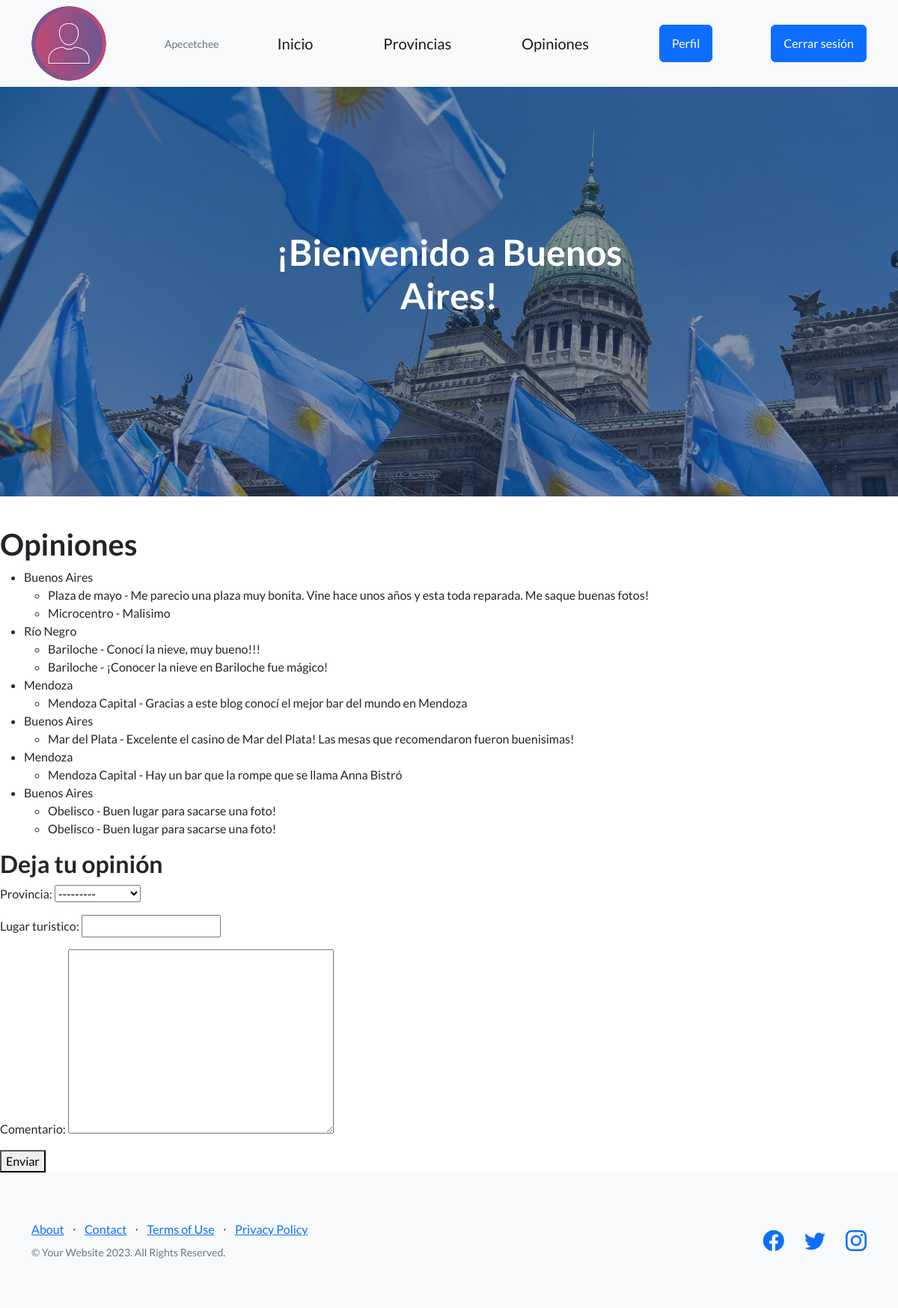
The app's page /app1/opiniones/ (signed in) with its own data.
### app1/models.py (models this page shows, shortened)
class Avatar(models.Model):
    user = models.ForeignKey(User, on_delete=models.CASCADE)
    imagen = models.ImageField(upload_to='avatares/', null=True, blank=True)

class Provincia(models.Model):
    nombre = models.CharField(max_length=100)
    descripcion = models.TextField()
    imagen = models.ImageField(upload_to='provincias/')
    def __str__(self):
        return self.nombre

class Opinion(models.Model):
    provincia = models.ForeignKey(Provincia, on_delete=models.CASCADE)
    lugar_turistico = models.CharField(max_length=100)
    comentario = models.TextField()

### app1/views.py (the view)
# urls.py: path('opiniones/', views.opiniones, name = "opiniones"),
@login_required
def opiniones(request):
    if request.method == 'POST':
        form = OpinionForm(request.POST)
        if form.is_valid():
            provincia_seleccionada = form.cleaned_data['provincia']
            lugar_turistico = form.cleaned_data['lugar_turistico']
            comentario = form.cleaned_data['comentario']
            opinion = Opinion(
                provincia=provincia_seleccionada,
                lugar_turistico=lugar_turistico,
                comentario=comentario
            )
            opinion.save()
            opinions = Opinion.objects.all()  # Fetch all opinions from the database
            return render(request, 'app1/opiniones.html', {'form': form, 'opinion': opinions})
    else:
        form = OpinionForm()
        opinions = Opinion.objects.all()  # Fetch all opinions from the database
    return render(request, 'app1/opiniones.html', {'form': form, 'opinion': opinions})

### app1/forms.py
class OpinionForm(forms.ModelForm):
    class Meta:
        model = Opinion
        fields = ['provincia', 'lugar_turistico', 'comentario']

### app1/templates/app1/opiniones.html (shortened to what this page needs)
{% extends "app1/padre_lugares.html" %}
{% load static %}
{% block contenidoQueCambia %}
<header class="masthead">
    <div class="container position-relative">
        <div class="row justify-content-center">
            <div class="col-xl-6">
                <div class="text-center text-white">
                    <h1 class="mb-5">¡Bienvenido a Buenos Aires!</h1>
                </div>
            </div>
        </div>
    </div>
</header>
<h1>Opiniones</h1>
<ul>
    {% regroup opinion by provincia as opinions_by_provincia %}
    {% for provincia_group in opinions_by_provincia %}
        <li>{{ provincia_group.grouper }}
            <ul>
                {% for opinion_instance in provincia_group.list %}
                    <li>{{ opinion_instance.lugar_turistico }} - {{ opinion_instance.comentario }}</li>
                {% endfor %}
            </ul>
        </li>
    {% endfor %}
</ul>
<h2>Deja tu opinión</h2>
<form method="post">
    {{ form.as_p }}
    <button type="submit">Enviar</button>
</form>
{% endblock %}

### app1/templates/app1/padre_lugares.html (shortened to what this page needs)
<!DOCTYPE html>
<html lang="en">
    <head>
        {% load static %}
        <link href="https://cdn.jsdelivr.net/npm/bootstrap-icons@1.5.0/font/bootstrap-icons.css" rel="stylesheet" type="text/css" />
        <link href="{% static 'app1/css/styles.css' %}" rel="stylesheet" />
    </head>
    <body>
        <nav class="navbar navbar-light bg-light static-top">
            <div class="container">
                {% if request.user.is_authenticated %}
                {% if request.user.avatar_set.first %}
                    <div class="avatar-container">
                        <img src="{{ request.user.avatar_set.first.imagen.url }}" class="avatar-image" />
                    </div>
                {% endif %}
                <p class="text-muted small mb-4 mb-lg-0">{{ request.user.username }}</p>
                {% endif %}
                <a class="navbar-brand" href="{% url 'inicio' %}">Inicio</a>
                <a class="navbar-brand" href="{% url 'provincias' %}">Provincias</a>
                <a class="navbar-brand" href="{% url 'opiniones' %}">Opiniones</a>
                {% if not request.user.is_authenticated %}
                    <a class="btn btn-primary" href="{% url 'registro' %}">Sign Up</a>
                    <a class="btn btn-primary" href="{% url 'login' %}">Log In</a>
                {% else %}
                    <a class="btn btn-primary" href="{% url 'perfil' %}">Perfil</a>
                    <a class="btn btn-primary" href="{% url 'logout' %}">Cerrar sesión</a>
                {% endif %}
            </div>
        </nav>
        {% block contenidoQueCambia %}{% endblock %}
        <footer class="footer bg-light">
            <div class="container">
                <div class="row">
                    <div class="col-lg-6 h-100 text-center text-lg-start my-auto">
                        <ul class="list-inline mb-2">
                            <li class="list-inline-item"><a href="{% url 'about' %}">About</a></li>
                            <li class="list-inline-item">⋅</li>
                            <li class="list-inline-item"><a href="{% url 'no_hay_pagina_aun' %}">Contact</a></li>
                            <li class="list-inline-item">⋅</li>
                            <li class="list-inline-item"><a href="{% url 'no_hay_pagina_aun' %}">Terms of Use</a></li>
                            <li class="list-inline-item">⋅</li>
                            <li class="list-inline-item"><a href="{% url 'no_hay_pagina_aun' %}">Privacy Policy</a></li>
                        </ul>
                        <p class="text-muted small mb-4 mb-lg-0">&copy; Your Website 2023. All Rights Reserved.</p>
                    </div>
                    <div class="col-lg-6 h-100 text-center text-lg-end my-auto">
                        <ul class="list-inline mb-0">
                            <li class="list-inline-item me-4">
                                <a href="{% url 'no_hay_pagina_aun' %}"><i class="bi-facebook fs-3"></i></a>
                            </li>
                            <li class="list-inline-item me-4">
                                <a href="{% url 'no_hay_pagina_aun' %}"><i class="bi-twitter fs-3"></i></a>
                            </li>
                            <li class="list-inline-item">
                                <a href="{% url 'no_hay_pagina_aun' %}"><i class="bi-instagram fs-3"></i></a>
                            </li>
                        </ul>
                    </div>
                </div>
            </div>
        </footer>
    </body>
</html>

### app1/templates/app1/padre_lugares.html (style rules this page uses)
.avatar-container { width: 100px; height: 100px; border-radius: 100%; overflow: hidden; }
.avatar-image { width: 100%; height: 100%; object-fit: cover; }

### records on screen
Provincia: grouper "Buenos Aires"
Opinion: lugar_turistico "Plaza de mayo", comentario "Me parecio una plaza muy bonita. Vine hace unos años y esta toda reparada. Me saque buenas fotos!"
Opinion: lugar_turistico "Microcentro", comentario "Malisimo"
Provincia: grouper "Río Negro"
Opinion: lugar_turistico "Bariloche", comentario "Conocí la nieve, muy bueno!!!"
Opinion: lugar_turistico "Bariloche", comentario "¡Conocer la nieve en Bariloche fue mágico!"
Provincia: grouper "Mendoza"
Opinion: lugar_turistico "Mendoza Capital", comentario "Gracias a este blog conocí el mejor bar del mundo en Mendoza"
Opinion: lugar_turistico "Mar del Plata", comentario "Excelente el casino de Mar del Plata! Las mesas que recomendaron fueron buenisimas!"
Opinion: lugar_turistico "Mendoza Capital", comentario "Hay un bar que la rompe que se llama Anna Bistró"
Opinion: lugar_turistico "Obelisco", comentario "Buen lugar para sacarse una foto!"
Opinion: lugar_turistico "Obelisco", comentario "Buen lugar para sacarse una foto!"

### other values on screen
{{ request.user.username }} "Apecetchee"
